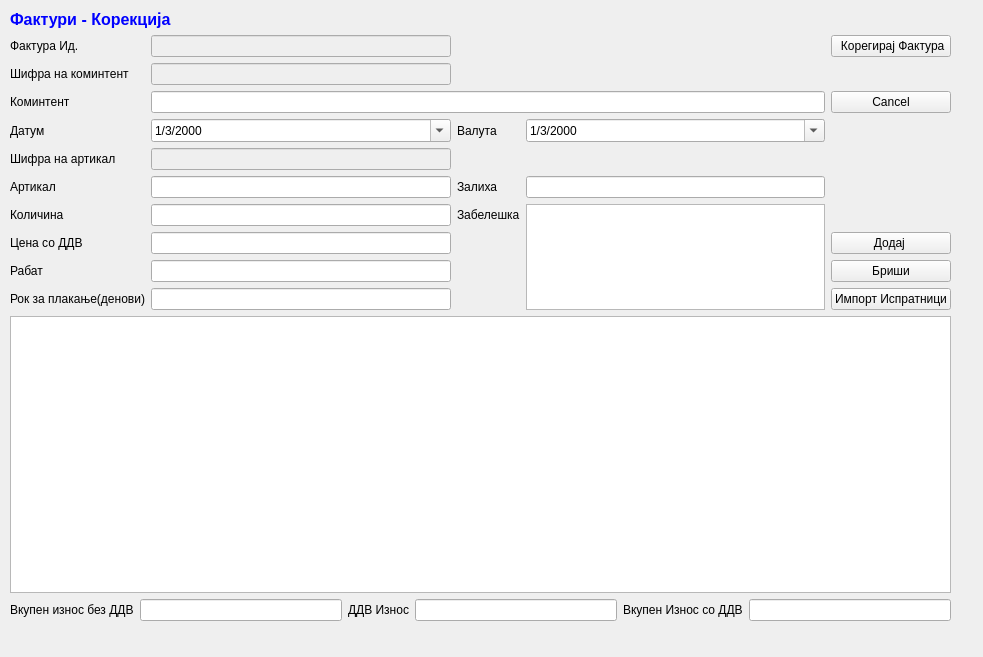
<?xml version="1.0" encoding="UTF-8"?>
<ui version="4.0">
 <class>NalogKorekcija</class>
 <widget class="QWidget" name="NalogKorekcija">
  <property name="geometry">
   <rect>
    <x>0</x>
    <y>0</y>
    <width>983</width>
    <height>657</height>
   </rect>
  </property>
  <property name="windowTitle">
   <string>Form</string>
  </property>
  <widget class="QWidget" name="layoutWidget">
   <property name="geometry">
    <rect>
     <x>10</x>
     <y>10</y>
     <width>941</width>
     <height>611</height>
    </rect>
   </property>
   <layout class="QGridLayout" name="gridLayout">
    <item row="1" column="1">
     <widget class="QLineEdit" name="faktura_id">
      <property name="enabled">
       <bool>false</bool>
      </property>
      <property name="palette">
       <palette>
        <active>
         <colorrole role="Text">
          <brush brushstyle="SolidPattern">
           <color alpha="255">
            <red>0</red>
            <green>0</green>
            <blue>0</blue>
           </color>
          </brush>
         </colorrole>
        </active>
        <inactive>
         <colorrole role="Text">
          <brush brushstyle="SolidPattern">
           <color alpha="255">
            <red>0</red>
            <green>0</green>
            <blue>0</blue>
           </color>
          </brush>
         </colorrole>
        </inactive>
        <disabled>
         <colorrole role="Text">
          <brush brushstyle="SolidPattern">
           <color alpha="255">
            <red>0</red>
            <green>0</green>
            <blue>255</blue>
           </color>
          </brush>
         </colorrole>
        </disabled>
       </palette>
      </property>
      <property name="styleSheet">
       <string notr="true"/>
      </property>
     </widget>
    </item>
    <item row="6" column="1">
     <widget class="QLineEdit" name="artikal">
      <property name="enabled">
       <bool>true</bool>
      </property>
      <property name="toolTip">
       <string>&lt;html&gt;&lt;head/&gt;&lt;body&gt;&lt;p&gt;Притисни ЕНТЕР за да те однесе во листата&lt;/p&gt;&lt;/body&gt;&lt;/html&gt;</string>
      </property>
      <property name="readOnly">
       <bool>false</bool>
      </property>
     </widget>
    </item>
    <item row="8" column="4">
     <widget class="QPushButton" name="pushButton_3">
      <property name="text">
       <string>Додај </string>
      </property>
     </widget>
    </item>
    <item row="0" column="0" colspan="2">
     <widget class="QLabel" name="label_4">
      <property name="text">
       <string>&lt;!DOCTYPE HTML PUBLIC &quot;-//W3C//DTD HTML 4.0//EN&quot; &quot;http://www.w3.org/TR/REC-html40/strict.dtd&quot;&gt;
&lt;html&gt;&lt;head&gt;&lt;meta name=&quot;qrichtext&quot; content=&quot;1&quot; /&gt;&lt;style type=&quot;text/css&quot;&gt;
p, li { white-space: pre-wrap; }
&lt;/style&gt;&lt;/head&gt;&lt;body style=&quot; font-family:'MS Shell Dlg 2'; font-size:10pt; font-weight:400; font-style:normal;&quot;&gt;
&lt;p style=&quot; margin-top:0px; margin-bottom:0px; margin-left:0px; margin-right:0px; -qt-block-indent:0; text-indent:0px;&quot;&gt;&lt;span style=&quot; font-size:12pt; font-weight:600; color:#0000ff;&quot;&gt;Фактури - Корекција&lt;/span&gt;&lt;/p&gt;&lt;/body&gt;&lt;/html&gt;</string>
      </property>
     </widget>
    </item>
    <item row="1" column="0">
     <widget class="QLabel" name="label_7">
      <property name="text">
       <string>Фактура Ид.</string>
      </property>
     </widget>
    </item>
    <item row="1" column="4">
     <widget class="QPushButton" name="pushButton_4">
      <property name="text">
       <string> Корегирај Фактура</string>
      </property>
      <property name="icon">
       <iconset>
        <normaloff>../../../Brisi/sterna/Resources/key_f9.png</normaloff>../../../Brisi/sterna/Resources/key_f9.png</iconset>
      </property>
     </widget>
    </item>
    <item row="3" column="0">
     <widget class="QLabel" name="label">
      <property name="text">
       <string>Коминтент</string>
      </property>
     </widget>
    </item>
    <item row="3" column="4">
     <widget class="QPushButton" name="pushButton_5">
      <property name="text">
       <string>Cancel</string>
      </property>
     </widget>
    </item>
    <item row="4" column="0">
     <widget class="QLabel" name="label_2">
      <property name="text">
       <string>Датум</string>
      </property>
     </widget>
    </item>
    <item row="6" column="0">
     <widget class="QLabel" name="label_3">
      <property name="text">
       <string>Артикал</string>
      </property>
     </widget>
    </item>
    <item row="9" column="0">
     <widget class="QLabel" name="label_9">
      <property name="text">
       <string>Рабат</string>
      </property>
     </widget>
    </item>
    <item row="9" column="1">
     <widget class="QLineEdit" name="rabat"/>
    </item>
    <item row="9" column="4">
     <widget class="QPushButton" name="pushButton_6">
      <property name="text">
       <string>Бриши</string>
      </property>
     </widget>
    </item>
    <item row="11" column="0" colspan="5">
     <widget class="QTableView" name="tableView"/>
    </item>
    <item row="4" column="1">
     <widget class="QDateTimeEdit" name="dateTimeDatum">
      <property name="date">
       <date>
        <year>2000</year>
        <month>3</month>
        <day>1</day>
       </date>
      </property>
      <property name="displayFormat">
       <string>d/M/yyyy</string>
      </property>
      <property name="calendarPopup">
       <bool>true</bool>
      </property>
     </widget>
    </item>
    <item row="10" column="1">
     <widget class="QLineEdit" name="rok_za_plakanje_denovi"/>
    </item>
    <item row="10" column="0">
     <widget class="QLabel" name="label_10">
      <property name="text">
       <string>Рок за плакање(денови)</string>
      </property>
     </widget>
    </item>
    <item row="10" column="4">
     <widget class="QPushButton" name="pushButtonA">
      <property name="text">
       <string>Импорт Испратници</string>
      </property>
     </widget>
    </item>
    <item row="3" column="1" colspan="3">
     <widget class="QLineEdit" name="komintent">
      <property name="enabled">
       <bool>true</bool>
      </property>
      <property name="toolTip">
       <string>&lt;html&gt;&lt;head/&gt;&lt;body&gt;&lt;p&gt;Притисни ЕНТЕР за да те однесе во листата&lt;/p&gt;&lt;/body&gt;&lt;/html&gt;</string>
      </property>
      <property name="readOnly">
       <bool>false</bool>
      </property>
     </widget>
    </item>
    <item row="4" column="3">
     <widget class="QDateTimeEdit" name="dateTimeValuta">
      <property name="date">
       <date>
        <year>2000</year>
        <month>3</month>
        <day>1</day>
       </date>
      </property>
      <property name="displayFormat">
       <string>d/M/yyyy</string>
      </property>
      <property name="calendarPopup">
       <bool>true</bool>
      </property>
     </widget>
    </item>
    <item row="4" column="2">
     <widget class="QLabel" name="label_12">
      <property name="text">
       <string>Валута</string>
      </property>
     </widget>
    </item>
    <item row="7" column="2">
     <widget class="QLabel" name="label_11">
      <property name="text">
       <string>Забелешка</string>
      </property>
     </widget>
    </item>
    <item row="6" column="2">
     <widget class="QLabel" name="label_8">
      <property name="text">
       <string>Залиха</string>
      </property>
     </widget>
    </item>
    <item row="6" column="3">
     <widget class="QLineEdit" name="zaliha"/>
    </item>
    <item row="7" column="3" rowspan="4">
     <widget class="QTextEdit" name="zabeleska"/>
    </item>
    <item row="8" column="1">
     <widget class="QLineEdit" name="cena_so_ddv"/>
    </item>
    <item row="7" column="1">
     <widget class="QLineEdit" name="kolicina"/>
    </item>
    <item row="8" column="0">
     <widget class="QLabel" name="label_5">
      <property name="text">
       <string>Цена со ДДВ</string>
      </property>
     </widget>
    </item>
    <item row="7" column="0">
     <widget class="QLabel" name="label_6">
      <property name="text">
       <string>Количина</string>
      </property>
     </widget>
    </item>
    <item row="12" column="0" colspan="5">
     <layout class="QGridLayout" name="gridLayout_2">
      <item row="0" column="0">
       <widget class="QLabel" name="label_13">
        <property name="text">
         <string>Вкупен износ без ДДВ</string>
        </property>
       </widget>
      </item>
      <item row="0" column="1">
       <widget class="QLineEdit" name="vk_iznos_bez_ddv">
        <property name="readOnly">
         <bool>true</bool>
        </property>
       </widget>
      </item>
      <item row="0" column="2">
       <widget class="QLabel" name="label_14">
        <property name="text">
         <string>ДДВ Износ</string>
        </property>
       </widget>
      </item>
      <item row="0" column="3">
       <widget class="QLineEdit" name="vk_ddv_iznos">
        <property name="readOnly">
         <bool>true</bool>
        </property>
       </widget>
      </item>
      <item row="0" column="4">
       <widget class="QLabel" name="label_15">
        <property name="text">
         <string>Вкупен Износ со ДДВ</string>
        </property>
       </widget>
      </item>
      <item row="0" column="5">
       <widget class="QLineEdit" name="vk_iznos_so_ddv">
        <property name="readOnly">
         <bool>true</bool>
        </property>
       </widget>
      </item>
     </layout>
    </item>
    <item row="2" column="0">
     <widget class="QLabel" name="label_16">
      <property name="text">
       <string>Шифра на коминтент</string>
      </property>
     </widget>
    </item>
    <item row="5" column="0">
     <widget class="QLabel" name="label_17">
      <property name="text">
       <string>Шифра на артикал</string>
      </property>
     </widget>
    </item>
    <item row="2" column="1">
     <widget class="QLineEdit" name="sifra_komintent">
      <property name="enabled">
       <bool>false</bool>
      </property>
      <property name="palette">
       <palette>
        <active>
         <colorrole role="Text">
          <brush brushstyle="SolidPattern">
           <color alpha="255">
            <red>0</red>
            <green>0</green>
            <blue>0</blue>
           </color>
          </brush>
         </colorrole>
        </active>
        <inactive>
         <colorrole role="Text">
          <brush brushstyle="SolidPattern">
           <color alpha="255">
            <red>0</red>
            <green>0</green>
            <blue>0</blue>
           </color>
          </brush>
         </colorrole>
        </inactive>
        <disabled>
         <colorrole role="Text">
          <brush brushstyle="SolidPattern">
           <color alpha="255">
            <red>0</red>
            <green>0</green>
            <blue>255</blue>
           </color>
          </brush>
         </colorrole>
        </disabled>
       </palette>
      </property>
      <property name="styleSheet">
       <string notr="true"/>
      </property>
     </widget>
    </item>
    <item row="5" column="1">
     <widget class="QLineEdit" name="sifra_artikal">
      <property name="enabled">
       <bool>false</bool>
      </property>
      <property name="palette">
       <palette>
        <active>
         <colorrole role="Text">
          <brush brushstyle="SolidPattern">
           <color alpha="255">
            <red>0</red>
            <green>0</green>
            <blue>0</blue>
           </color>
          </brush>
         </colorrole>
        </active>
        <inactive>
         <colorrole role="Text">
          <brush brushstyle="SolidPattern">
           <color alpha="255">
            <red>0</red>
            <green>0</green>
            <blue>0</blue>
           </color>
          </brush>
         </colorrole>
        </inactive>
        <disabled>
         <colorrole role="Text">
          <brush brushstyle="SolidPattern">
           <color alpha="255">
            <red>0</red>
            <green>0</green>
            <blue>255</blue>
           </color>
          </brush>
         </colorrole>
        </disabled>
       </palette>
      </property>
      <property name="styleSheet">
       <string notr="true"/>
      </property>
      <property name="readOnly">
       <bool>true</bool>
      </property>
     </widget>
    </item>
   </layout>
  </widget>
 </widget>
 <tabstops>
  <tabstop>faktura_id</tabstop>
  <tabstop>sifra_komintent</tabstop>
  <tabstop>komintent</tabstop>
  <tabstop>dateTimeDatum</tabstop>
  <tabstop>dateTimeValuta</tabstop>
  <tabstop>sifra_artikal</tabstop>
  <tabstop>artikal</tabstop>
  <tabstop>zaliha</tabstop>
  <tabstop>kolicina</tabstop>
  <tabstop>cena_so_ddv</tabstop>
  <tabstop>rabat</tabstop>
  <tabstop>rok_za_plakanje_denovi</tabstop>
  <tabstop>pushButton_3</tabstop>
  <tabstop>pushButton_6</tabstop>
  <tabstop>pushButtonA</tabstop>
  <tabstop>pushButton_4</tabstop>
  <tabstop>pushButton_5</tabstop>
  <tabstop>zabeleska</tabstop>
  <tabstop>tableView</tabstop>
  <tabstop>vk_iznos_bez_ddv</tabstop>
  <tabstop>vk_ddv_iznos</tabstop>
  <tabstop>vk_iznos_so_ddv</tabstop>
 </tabstops>
 <resources/>
 <connections/>
</ui>
